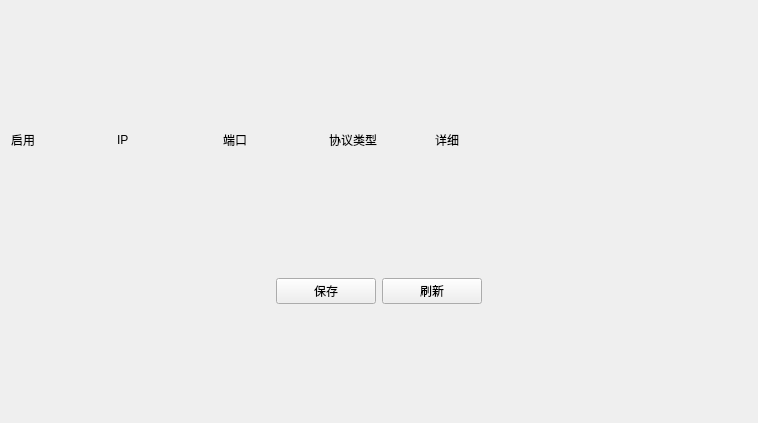
<?xml version="1.0" encoding="UTF-8"?>
<ui version="4.0">
 <class>Dlg_RegisterPlat</class>
 <widget class="QWidget" name="Dlg_RegisterPlat">
  <property name="geometry">
   <rect>
    <x>0</x>
    <y>0</y>
    <width>756</width>
    <height>423</height>
   </rect>
  </property>
  <property name="windowTitle">
   <string>Dlg_RegisterPlat</string>
  </property>
  <layout class="QVBoxLayout" name="verticalLayout_2" stretch="0,1,0">
   <property name="spacing">
    <number>9</number>
   </property>
   <property name="bottomMargin">
    <number>10</number>
   </property>
   <item>
    <widget class="QWidget" name="widget" native="true">
     <property name="minimumSize">
      <size>
       <width>0</width>
       <height>40</height>
      </size>
     </property>
     <property name="maximumSize">
      <size>
       <width>16777215</width>
       <height>40</height>
      </size>
     </property>
     <layout class="QHBoxLayout" name="horizontalLayout_2">
      <property name="spacing">
       <number>0</number>
      </property>
      <property name="leftMargin">
       <number>0</number>
      </property>
      <property name="topMargin">
       <number>0</number>
      </property>
      <property name="rightMargin">
       <number>0</number>
      </property>
      <property name="bottomMargin">
       <number>0</number>
      </property>
      <item>
       <layout class="QHBoxLayout" name="horizontalLayout">
        <item>
         <widget class="QLabel" name="label_2">
          <property name="minimumSize">
           <size>
            <width>100</width>
            <height>0</height>
           </size>
          </property>
          <property name="text">
           <string>启用</string>
          </property>
         </widget>
        </item>
        <item>
         <widget class="QLabel" name="label">
          <property name="minimumSize">
           <size>
            <width>100</width>
            <height>0</height>
           </size>
          </property>
          <property name="text">
           <string>IP</string>
          </property>
         </widget>
        </item>
        <item>
         <widget class="QLabel" name="label_3">
          <property name="minimumSize">
           <size>
            <width>100</width>
            <height>0</height>
           </size>
          </property>
          <property name="text">
           <string>端口</string>
          </property>
         </widget>
        </item>
        <item>
         <widget class="QLabel" name="label_4">
          <property name="minimumSize">
           <size>
            <width>100</width>
            <height>0</height>
           </size>
          </property>
          <property name="text">
           <string>协议类型</string>
          </property>
         </widget>
        </item>
        <item>
         <widget class="QLabel" name="label_5">
          <property name="minimumSize">
           <size>
            <width>100</width>
            <height>0</height>
           </size>
          </property>
          <property name="text">
           <string>详细</string>
          </property>
         </widget>
        </item>
        <item>
         <widget class="QLabel" name="label_6">
          <property name="minimumSize">
           <size>
            <width>100</width>
            <height>0</height>
           </size>
          </property>
          <property name="text">
           <string/>
          </property>
         </widget>
        </item>
        <item>
         <widget class="QLabel" name="label_7">
          <property name="minimumSize">
           <size>
            <width>100</width>
            <height>0</height>
           </size>
          </property>
          <property name="text">
           <string/>
          </property>
         </widget>
        </item>
       </layout>
      </item>
     </layout>
    </widget>
   </item>
   <item>
    <layout class="QVBoxLayout" name="verticalLayout"/>
   </item>
   <item>
    <layout class="QHBoxLayout" name="horizontalLayout_3">
     <item>
      <spacer name="horizontalSpacer_2">
       <property name="orientation">
        <enum>Qt::Horizontal</enum>
       </property>
       <property name="sizeHint" stdset="0">
        <size>
         <width>40</width>
         <height>20</height>
        </size>
       </property>
      </spacer>
     </item>
     <item>
      <widget class="QPushButton" name="btn_save">
       <property name="minimumSize">
        <size>
         <width>100</width>
         <height>26</height>
        </size>
       </property>
       <property name="focusPolicy">
        <enum>Qt::NoFocus</enum>
       </property>
       <property name="text">
        <string>保存</string>
       </property>
      </widget>
     </item>
     <item>
      <widget class="QPushButton" name="btn_fresh">
       <property name="minimumSize">
        <size>
         <width>100</width>
         <height>26</height>
        </size>
       </property>
       <property name="focusPolicy">
        <enum>Qt::NoFocus</enum>
       </property>
       <property name="text">
        <string>刷新</string>
       </property>
      </widget>
     </item>
     <item>
      <spacer name="horizontalSpacer">
       <property name="orientation">
        <enum>Qt::Horizontal</enum>
       </property>
       <property name="sizeHint" stdset="0">
        <size>
         <width>40</width>
         <height>20</height>
        </size>
       </property>
      </spacer>
     </item>
    </layout>
   </item>
  </layout>
 </widget>
 <layoutdefault spacing="6" margin="11"/>
 <resources/>
 <connections/>
</ui>
